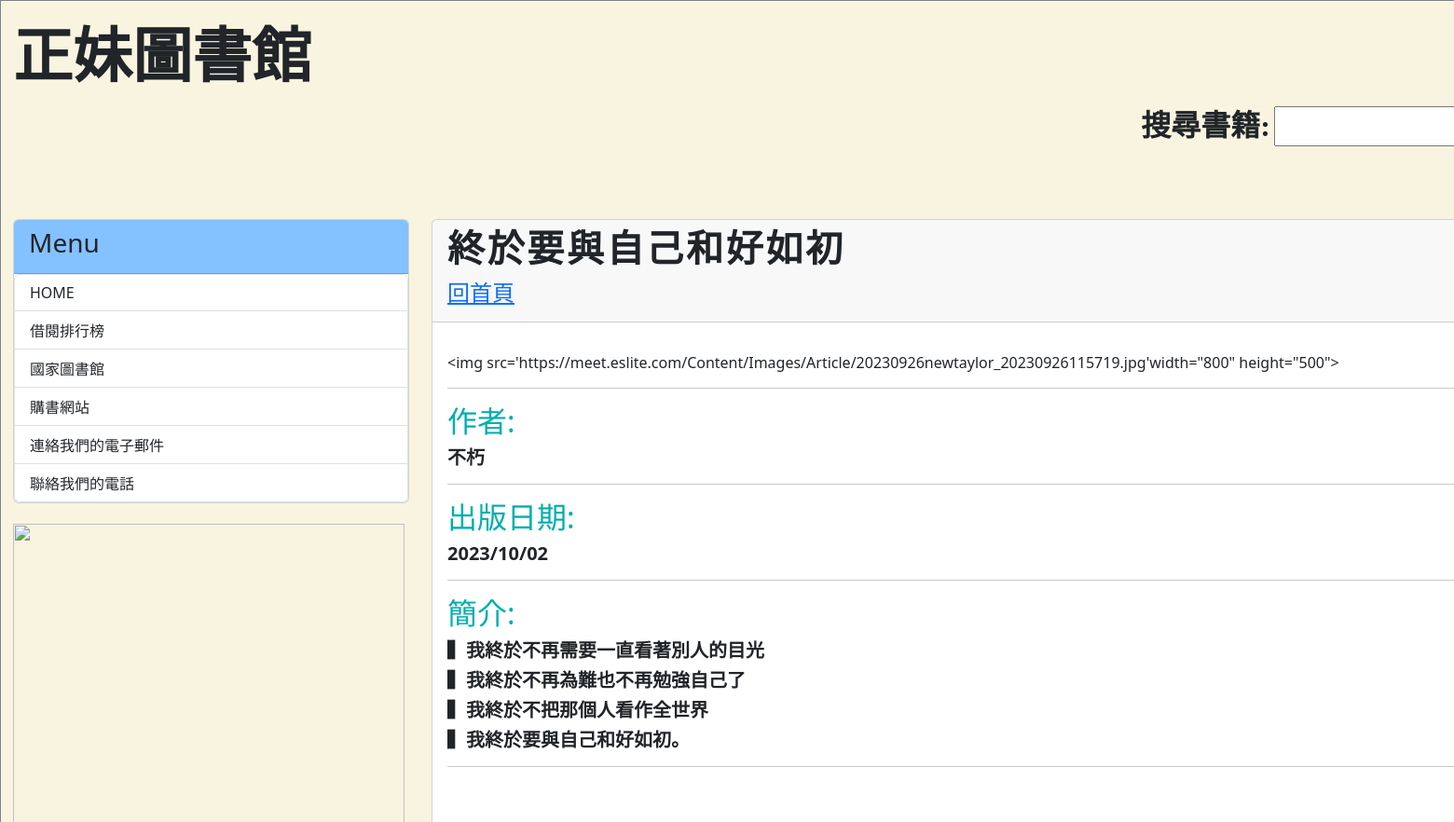
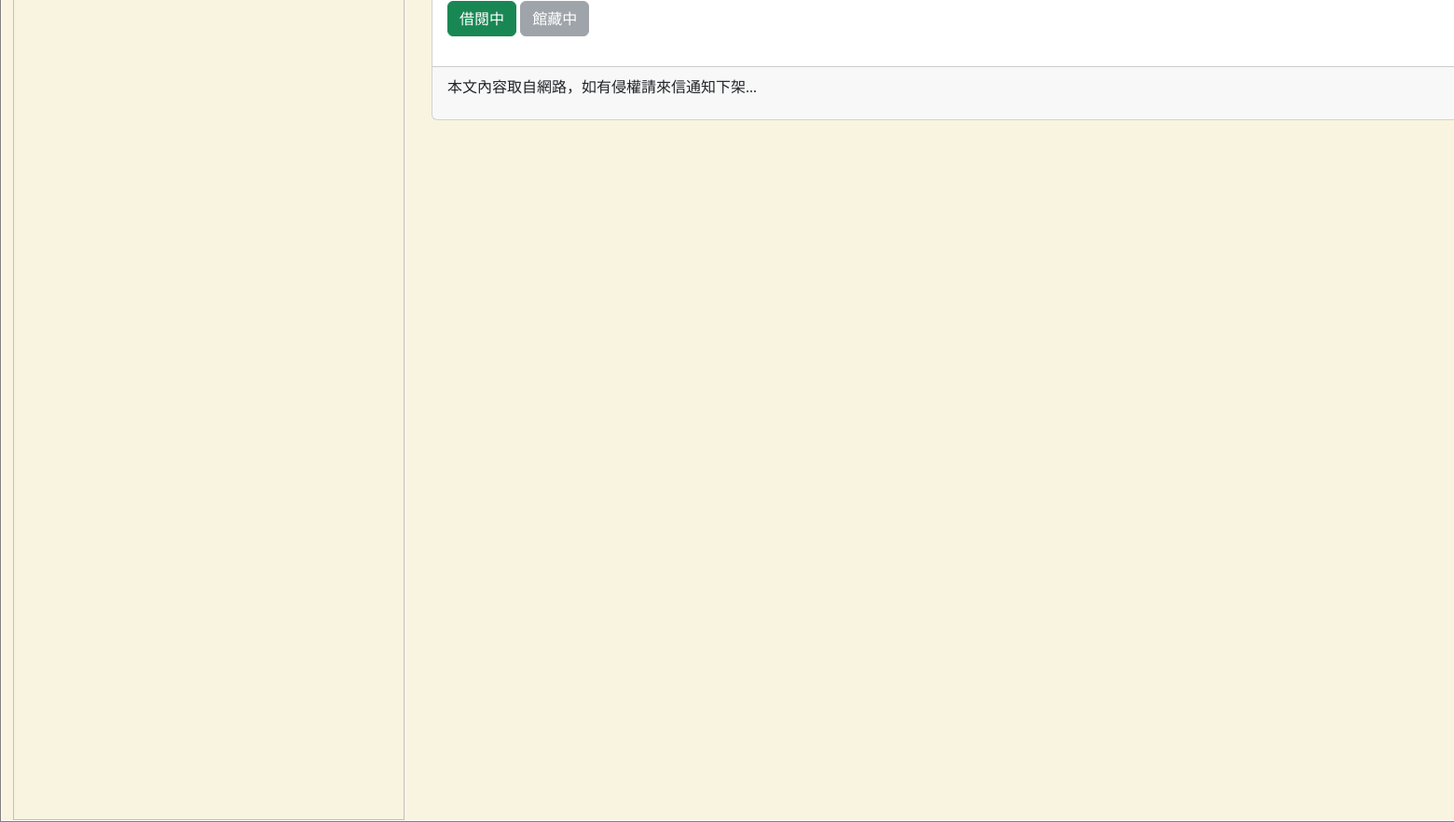
The app's page /post/finally/ with its own data (2 pictures, top to bottom).
### mysite/models.py (models this page shows, shortened)
class Post(models.Model):
    title = models.CharField(max_length=200)
    slug = models.CharField(max_length=200)
    body = models.TextField()
    pub_date = models.DateTimeField(auto_now_add=True)
    class Meta:
        ordering = ('-pub_date',)

### mysite/views.py (the view)
# urls.py: path('post/<slug:slug>/', mv.showpost, name="showpost")#slug代表是變數(用<內容就是你在資料庫打的網址名稱>)  如果輸入post/.../就跑去那個函式
def showpost(request, slug):
	try:
		post = Post.objects.get(slug = slug)
		if post != None:
			return render(request, 'post.html', locals())
	except:
		return redirect('/')

### mysite/templatetags/markdown_extras.py (called while the page is built)
@register.filter
def convert_markdown(text):
    return markdown.markdown(text)

### templates/post.html (shortened to what this page needs)
{% extends 'base.html' %}
{% load markdown_extras %}
{% block headmessage %}
    <h3 style='font-family:微軟正黑體;font-size:30pt;letter-spacing:2pt;'><strong>{{ post.title }}</strong></h3>
    <h4><a href='/'>回首頁</a></h4>
{% endblock %}
{% block content %}
        <p style='font-family:微軟正黑體;font-size:16pt;letter-spacing:2pt;'>
            {{ post.body | convert_markdown | safe }}</a>
        </p>
{% endblock %}

### records on screen
Post: title "終於要與自己和好如初", body|convert_markdown "<img src='https://meet.eslite.com/Content/Images/Article/20230926newtaylor_20230926115719.jpg'width=\"800\" height=\"500\"> 作者: 不朽 出版日期: 2023/10/02 簡介: ▍我終於不再需要一直看著別人的目光 ▍我終於不再為難也不再勉強自己了 ▍我終於不把那個人看作全世界 ▍我終於要與自己和好如初。 借閱中 館藏中"
